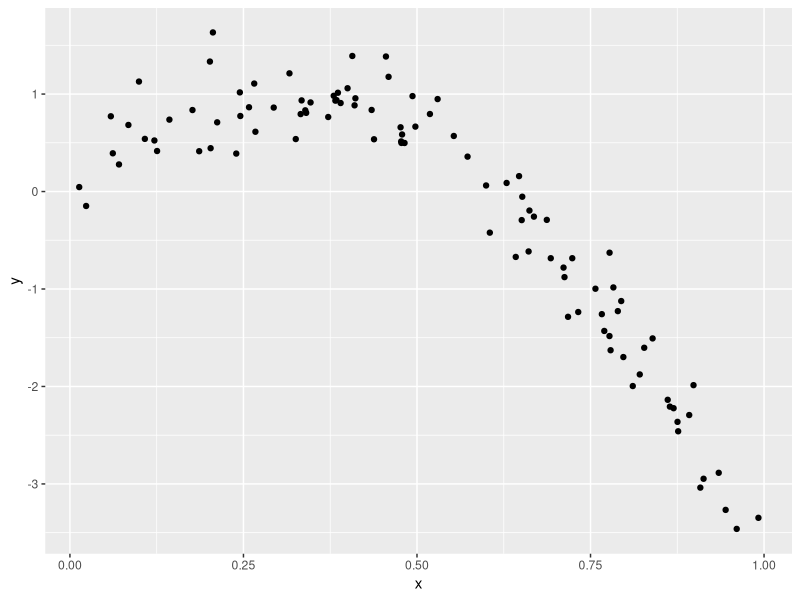
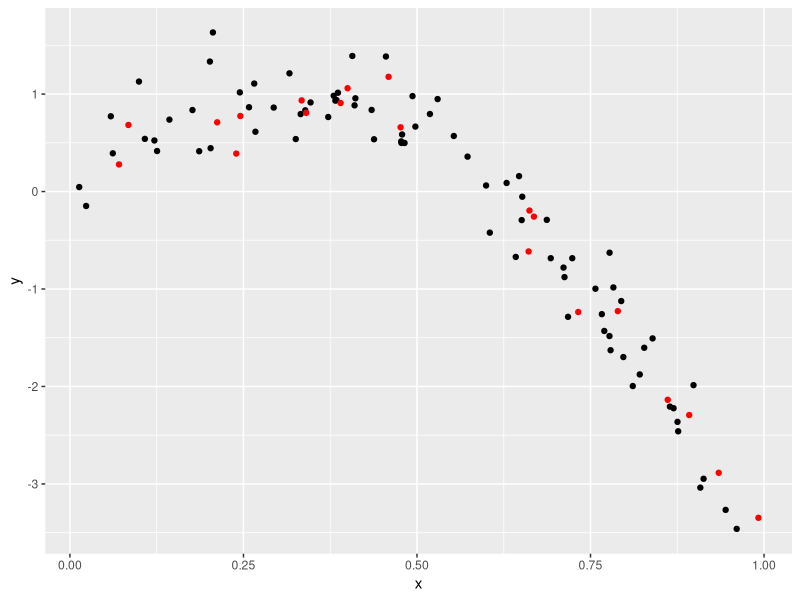
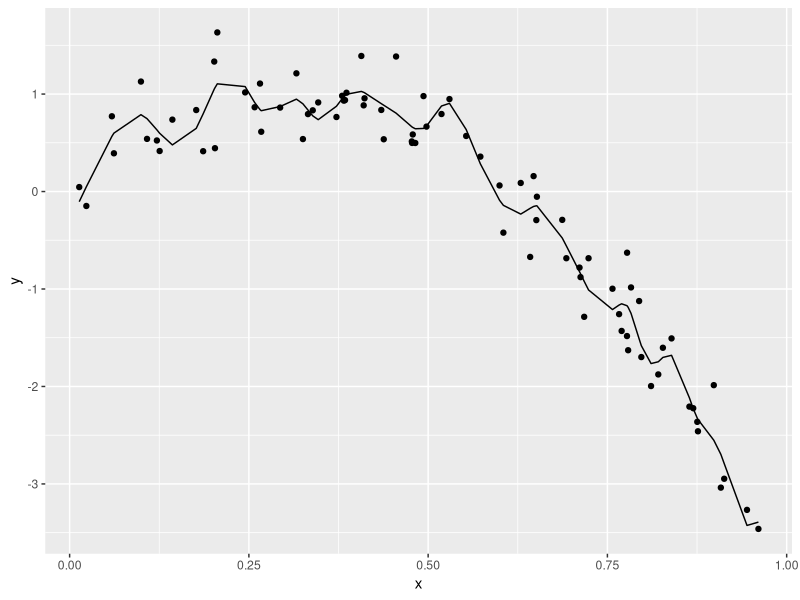
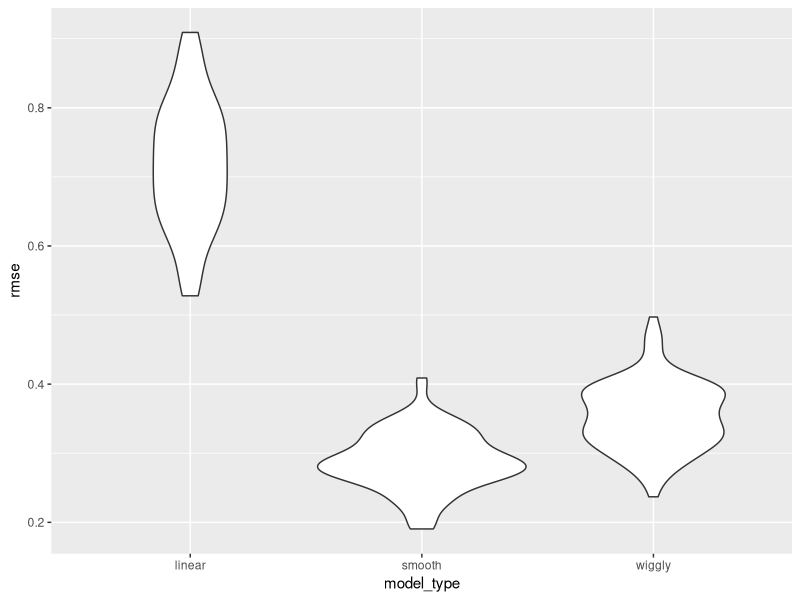

Here is the R script that generated these plots, in order:
## ---- chunk 1
library(tidyverse)
library(modelr)
library(mgcv)

set.seed(1)
## ---- chunk 2
nonlin_df = 
  tibble(
    id = 1:100,
    x = runif(100, 0, 1),
    y = 1 - 10 * (x - .3) ^ 2 + rnorm(100, 0, .3)
  )

nonlin_df |> 
  ggplot(aes(x = x, y = y)) + 
  geom_point()
## ---- chunk 3
train_df = sample_n(nonlin_df, 80)
test_df = anti_join(nonlin_df, train_df, by = "id")
## ---- chunk 4
train_df |>
  ggplot(aes(x=x, y=y)) +
  geom_point() +
  geom_point(data=test_df, color="red")
## ---- chunk 5
linear_mod = lm(y~x, data=train_df)
smooth_mod = mgcv::gam(y~s(x),data=train_df)
wiggly_mod = mgcv::gam(y~s(x, k=30), sp=10e-6, data=train_df)

rmse(linear_mod, train_df)
rmse(smooth_mod, train_df)
rmse(wiggly_mod, train_df)

rmse(linear_mod, test_df)
rmse(smooth_mod, test_df)
rmse(wiggly_mod, test_df)
## ---- chunk 6
train_df |>
  modelr::add_predictions(wiggly_mod) |>
  ggplot(aes(x=x, y=y)) +
  geom_point() +
  geom_line(aes(y=pred))
## ---- chunk 7
cv_df = 
  nonlin_df |>
  crossv_mc(n = 100) |>
  mutate(
    train = map(train, as_tibble),
    test = map(test, as_tibble)
  )
## ---- chunk 8
cv_df |>
  pull(train) |>
  nth(1) |>
  as_tibble()
## ---- chunk 9
lin_mod_funct = function(df){
  lm(y~x, data=df)
}

cv_results = 
  cv_df |>
  mutate(
    linear_fit = map(train, \(df) lm(y~x, data=df)),
    smooth_fit = map(train, \(df) mgcv::gam(y~s(x), data=df)),
    wiggly_fit = map(train, \(df) mgcv::gam(y~s(x, k=30), sp=10e-6, data=df))
    #linear_fit = map(train, lin_mod_funct)
  ) |>
  mutate(
    rmse_linear = map2_dbl(linear_fit, test, \(mod, df) rmse(mod, df)),
    rmse_smooth = map2_dbl(smooth_fit, test, \(mod, df) rmse(mod, df)),
    rmse_wiggly = map2_dbl(wiggly_fit, test, \(mod, df) rmse(mod, df))
  )
## ---- chunk 10
cv_results |>
  select(starts_with("rmse")) |>
  pivot_longer(
    everything(),
    names_to = "model_type",
    values_to = "rmse",
    names_prefix = "rmse_"
  ) |>
  ggplot(aes(x = model_type, y = rmse)) +
  geom_violin()
